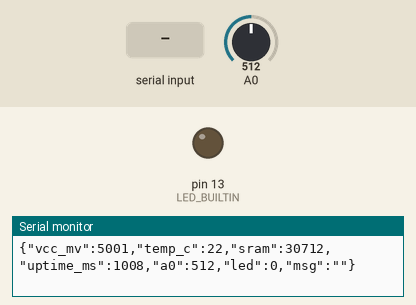
Bench run of a sketch on a simulated Arduino Uno, built with avr-gcc and run on an emulated ATmega328P. Parts: output pins drawn as LEDs (lit = HIGH), the last lines printed to the serial monitor. The inputs (shaded band) are chosen by the test bench; at power-on: A0 = 512.

Above: at 1.2 s.
1.3 s: "LED:90\n" received over Serial
At 2.5 s:
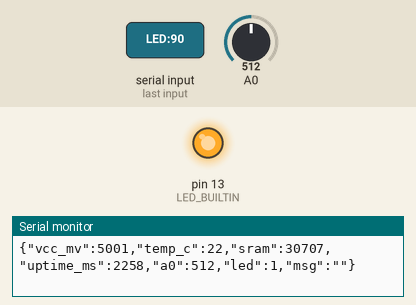
2.8 s: "LED:\n" received over Serial
At 3.7 s:
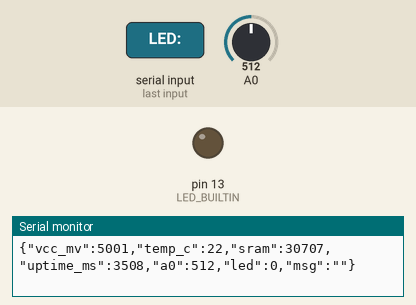
Timing chart, 0 to 5.8 s (numbered marks = the images above; inputs shaded):
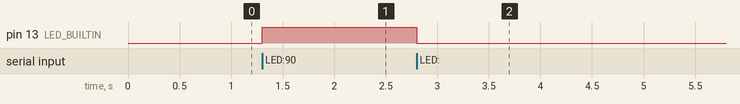

Measured:
- after the input at 1.3 s, pin 13 (LED_BUILTIN): LOW → HIGH at once
- after the input at 2.8 s, pin 13 (LED_BUILTIN): HIGH → LOW at once

The sketch:

selftest.ino
```cpp
/*
 * No extra wiring: USB-only Uno self-test.
 * Streams Vcc (bandgap), rough die temp, free SRAM, uptime, floating A0,
 * and a short EEPROM note.
 *
 * Commands (newline-terminated):
 *   LED:0 / LED:1
 *   MSG:your text     (max 48 chars, stored in EEPROM)
 */

#include <EEPROM.h>

const uint8_t MSG_MAX = 48;
const int MSG_ADDR = 0;

uint8_t ledOn = 0;
char eepromMsg[MSG_MAX + 1];
String rxLine;

int freeSram() {
  extern int __heap_start, *__brkval;
  int v;
  return (int)&v - (__brkval == 0 ? (int)&__heap_start : (int)__brkval);
}

long readVccMv() {
  ADMUX = _BV(REFS0) | _BV(MUX3) | _BV(MUX2) | _BV(MUX1);
  delay(2);
  ADCSRA |= _BV(ADSC);
  while (bit_is_set(ADCSRA, ADSC)) {
  }
  uint16_t adc = ADC;
  if (adc == 0) {
    return 0;
  }
  return 1125300L / adc;
}

int readDieTempC() {
  ADMUX = _BV(REFS1) | _BV(REFS0) | _BV(MUX3);
  delay(5);
  ADCSRA |= _BV(ADSC);
  while (bit_is_set(ADCSRA, ADSC)) {
  }
  int raw = ADC;
  return (int)((raw - 324.31) / 1.22);
}

void loadMsg() {
  uint8_t n = EEPROM.read(MSG_ADDR);
  if (n > MSG_MAX) {
    n = 0;
  }
  for (uint8_t i = 0; i < n; i++) {
    char ch = (char)EEPROM.read(MSG_ADDR + 1 + i);
    if (ch < 32 || ch > 126) {
      ch = '?';
    }
    eepromMsg[i] = ch;
  }
  eepromMsg[n] = 0;
}

void saveMsg(const String &text) {
  uint8_t n = (uint8_t)min((int)MSG_MAX, (int)text.length());
  EEPROM.update(MSG_ADDR, n);
  for (uint8_t i = 0; i < n; i++) {
    char ch = text.charAt(i);
    if (ch < 32 || ch > 126) {
      ch = ' ';
    }
    EEPROM.update(MSG_ADDR + 1 + i, (uint8_t)ch);
    eepromMsg[i] = ch;
  }
  eepromMsg[n] = 0;
}

void applyLine(String line) {
  line.trim();
  if (line.startsWith("LED:")) {
    ledOn = line.substring(4).toInt() ? 1 : 0;
    digitalWrite(LED_BUILTIN, ledOn ? HIGH : LOW);
    return;
  }
  if (line.startsWith("MSG:")) {
    saveMsg(line.substring(4));
  }
}

void pollSerial() {
  while (Serial.available() > 0) {
    char ch = (char)Serial.read();
    if (ch == '\n' || ch == '\r') {
      if (rxLine.length() > 0) {
        applyLine(rxLine);
        rxLine = "";
      }
    } else if (rxLine.length() < 64) {
      rxLine += ch;
    } else {
      rxLine = "";
    }
  }
}

void printJson() {
  long vcc = readVccMv();
  int tempC = readDieTempC();
  int a0 = analogRead(A0);

  Serial.print(F("{\"vcc_mv\":"));
  Serial.print(vcc);
  Serial.print(F(",\"temp_c\":"));
  Serial.print(tempC);
  Serial.print(F(",\"sram\":"));
  Serial.print(freeSram());
  Serial.print(F(",\"uptime_ms\":"));
  Serial.print(millis());
  Serial.print(F(",\"a0\":"));
  Serial.print(a0);
  Serial.print(F(",\"led\":"));
  Serial.print(ledOn);
  Serial.print(F(",\"msg\":\""));
  for (char *p = eepromMsg; *p; p++) {
    Serial.write(*p);
  }
  Serial.println(F("\"}"));
}

void setup() {
  pinMode(LED_BUILTIN, OUTPUT);
  digitalWrite(LED_BUILTIN, LOW);
  Serial.begin(115200);
  loadMsg();
}

void loop() {
  pollSerial();
  static unsigned long last = 0;
  unsigned long now = millis();
  if (now - last >= 250) {
    last = now;
    printJson();
  }
}
```
